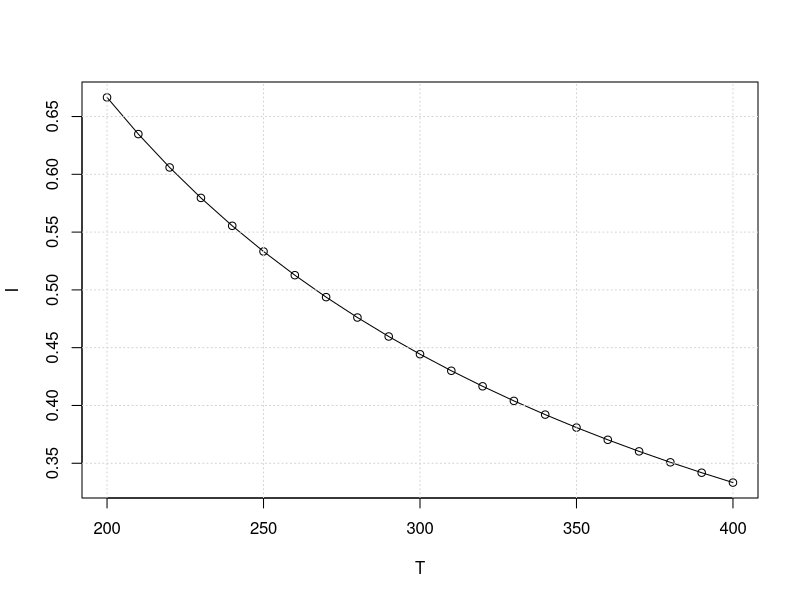

Write the R code that produced this figure.
T<-c(200.0, 210.0, 220.0, 230.0, 240.0, 250.0, 260.0, 270.0, 280.0, 290.0, 300.0, 310.0, 320.0, 330.0, 340.0, 350.0, 360.0, 370.0, 380.0, 390.0, 400.0);
I<-c(0.6665346561, 0.6347947091, 0.6059402292, 0.5795948496, 0.5554449304, 0.5332270139, 0.5127181774, 0.4937285214, 0.4760952761, 0.4596781211, 0.4443554499, 0.430021342, 0.4165831193, 0.4039593367, 0.3920781333, 0.3808758581, 0.370295934, 0.3602878997, 0.3508066058, 0.341811534, 0.3332662172);
plot(T, I, xlab="T", ylab="I");
lines(T, I,  type='l');
grid();
